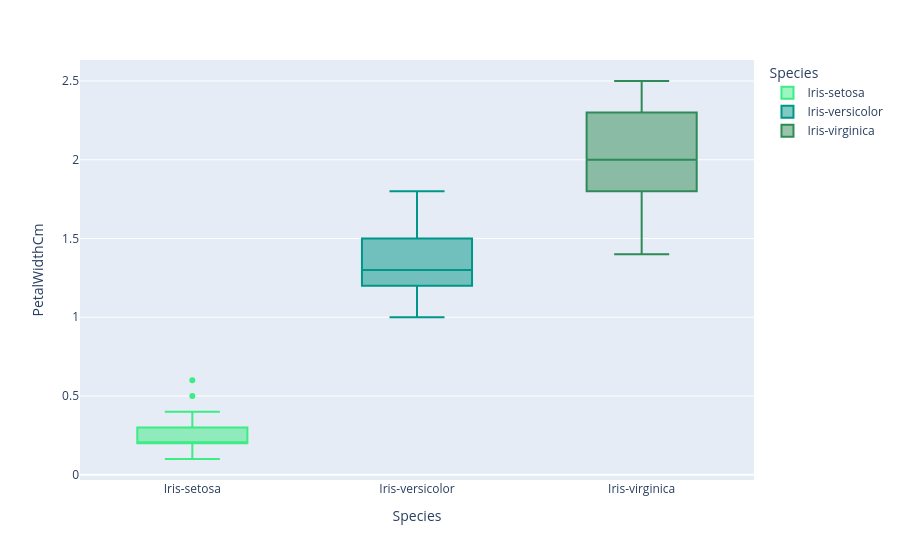

Write notebook code for a chart like this one.
### Markdown cell above
### Petal-Width

### Code cell
fig = px.box(data_frame=iris, x='Species',y='PetalWidthCm',color='Species',color_discrete_sequence=['#3dec84 ','#009688 ','#2E8B57 '],orientation='v')
fig.show()

### Figure 1 — Plotly figure (JSON) as saved in the notebook; plotly's stock layout.template omitted (floating-point values rounded to 4 significant figures)
{"data": [{"alignmentgroup": "True", "hovertemplate": "Species=%{x}<br>PetalWidthCm=%{y}<extra></extra>", "legendgroup": "Iris-setosa", "marker": {"color": "#3dec84 "}, "name": "Iris-setosa", "notched": false, "offsetgroup": "Iris-setosa", "orientation": "v", "showlegend": true, "type": "box", "x": ["Iris-setosa", "Iris-setosa", "Iris-setosa", "Iris-setosa", "Iris-setosa", "Iris-setosa", "Iris-setosa", "Iris-setosa", "Iris-setosa", "Iris-setosa", "Iris-setosa", "Iris-setosa", "Iris-setosa", "Iris-setosa", "Iris-setosa", "Iris-setosa", "Iris-setosa", "Iris-setosa", "Iris-setosa", "Iris-setosa", "Iris-setosa", "Iris-setosa", "Iris-setosa", "Iris-setosa", "Iris-setosa", "Iris-setosa", "Iris-setosa", "Iris-setosa", "Iris-setosa", "Iris-setosa", "Iris-setosa", "Iris-setosa", "Iris-setosa", "Iris-setosa", "Iris-setosa", "Iris-setosa", "Iris-setosa", "Iris-setosa", "Iris-setosa", "Iris-setosa", "Iris-setosa", "Iris-setosa", "Iris-setosa", "Iris-setosa", "Iris-setosa", "Iris-setosa", "Iris-setosa", "Iris-setosa", "Iris-setosa", "Iris-setosa"], "x0": " ", "xaxis": "x", "y": [0.2, 0.2, 0.2, 0.2, 0.2, 0.4, 0.3, 0.2, 0.2, 0.1, 0.2, 0.2, 0.1, 0.1, 0.2, 0.4, 0.4, 0.3, 0.3, 0.3, 0.2, 0.4, 0.2, 0.5, 0.2, 0.2, 0.4, 0.2, 0.2, 0.2, 0.2, 0.4, 0.1, 0.2, 0.1, 0.2, 0.2, 0.1, 0.2, 0.2, 0.3, 0.3, 0.2, 0.6, 0.4, 0.3, 0.2, 0.2, 0.2, 0.2], "y0": " ", "yaxis": "y"}, {"alignmentgroup": "True", "hovertemplate": "Species=%{x}<br>PetalWidthCm=%{y}<extra></extra>", "legendgroup": "Iris-versicolor", "marker": {"color": "#009688 "}, "name": "Iris-versicolor", "notched": false, "offsetgroup": "Iris-versicolor", "orientation": "v", "showlegend": true, "type": "box", "x": ["Iris-versicolor", "Iris-versicolor", "Iris-versicolor", "Iris-versicolor", "Iris-versicolor", "Iris-versicolor", "Iris-versicolor", "Iris-versicolor", "Iris-versicolor", "Iris-versicolor", "Iris-versicolor", "Iris-versicolor", "Iris-versicolor", "Iris-versicolor", "Iris-versicolor", "Iris-versicolor", "Iris-versicolor", "Iris-versicolor", "Iris-versicolor", "Iris-versicolor", "Iris-versicolor", "Iris-versicolor", "Iris-versicolor", "Iris-versicolor", "Iris-versicolor", "Iris-versicolor", "Iris-versicolor", "Iris-versicolor", "Iris-versicolor", "Iris-versicolor", "Iris-versicolor", "Iris-versicolor", "Iris-versicolor", "Iris-versicolor", "Iris-versicolor", "Iris-versicolor", "Iris-versicolor", "Iris-versicolor", "Iris-versicolor", "Iris-versicolor", "Iris-versicolor", "Iris-versicolor", "Iris-versicolor", "Iris-versicolor", "Iris-versicolor", "Iris-versicolor", "Iris-versicolor", "Iris-versicolor", "Iris-versicolor", "Iris-versicolor"], "x0": " ", "xaxis": "x", "y": [1.4, 1.5, 1.5, 1.3, 1.5, 1.3, 1.6, 1.0, 1.3, 1.4, 1.0, 1.5, 1.0, 1.4, 1.3, 1.4, 1.5, 1.0, 1.5, 1.1, 1.8, 1.3, 1.5, 1.2, 1.3, 1.4, 1.4, 1.7, 1.5, 1.0, 1.1, 1.0, 1.2, 1.6, 1.5, 1.6, 1.5, 1.3, 1.3, 1.3, 1.2, 1.4, 1.2, 1.0, 1.3, 1.2, 1.3, 1.3, 1.1, 1.3], "y0": " ", "yaxis": "y"}, {"alignmentgroup": "True", "hovertemplate": "Species=%{x}<br>PetalWidthCm=%{y}<extra></extra>", "legendgroup": "Iris-virginica", "marker": {"color": "#2E8B57 "}, "name": "Iris-virginica", "notched": false, "offsetgroup": "Iris-virginica", "orientation": "v", "showlegend": true, "type": "box", "x": ["Iris-virginica", "Iris-virginica", "Iris-virginica", "Iris-virginica", "Iris-virginica", "Iris-virginica", "Iris-virginica", "Iris-virginica", "Iris-virginica", "Iris-virginica", "Iris-virginica", "Iris-virginica", "Iris-virginica", "Iris-virginica", "Iris-virginica", "Iris-virginica", "Iris-virginica", "Iris-virginica", "Iris-virginica", "Iris-virginica", "Iris-virginica", "Iris-virginica", "Iris-virginica", "Iris-virginica", "Iris-virginica", "Iris-virginica", "Iris-virginica", "Iris-virginica", "Iris-virginica", "Iris-virginica", "Iris-virginica", "Iris-virginica", "Iris-virginica", "Iris-virginica", "Iris-virginica", "Iris-virginica", "Iris-virginica", "Iris-virginica", "Iris-virginica", "Iris-virginica", "Iris-virginica", "Iris-virginica", "Iris-virginica", "Iris-virginica", "Iris-virginica", "Iris-virginica", "Iris-virginica", "Iris-virginica", "Iris-virginica", "Iris-virginica"], "x0": " ", "xaxis": "x", "y": [2.5, 1.9, 2.1, 1.8, 2.2, 2.1, 1.7, 1.8, 1.8, 2.5, 2.0, 1.9, 2.1, 2.0, 2.4, 2.3, 1.8, 2.2, 2.3, 1.5, 2.3, 2.0, 2.0, 1.8, 2.1, 1.8, 1.8, 1.8, 2.1, 1.6, 1.9, 2.0, 2.2, 1.5, 1.4, 2.3, 2.4, 1.8, 1.8, 2.1, 2.4, 2.3, 1.9, 2.3, 2.5, 2.3, 1.9, 2.0, 2.3, 1.8], "y0": " ", "yaxis": "y"}], "layout": {"boxmode": "overlay", "legend": {"title": {"text": "Species"}, "tracegroupgap": 0}, "margin": {"t": 60}, "xaxis": {"anchor": "y", "categoryarray": ["Iris-setosa", "Iris-versicolor", "Iris-virginica"], "categoryorder": "array", "domain": [0, 1], "title": {"text": "Species"}}, "yaxis": {"anchor": "x", "domain": [0, 1], "title": {"text": "PetalWidthCm"}}}}
